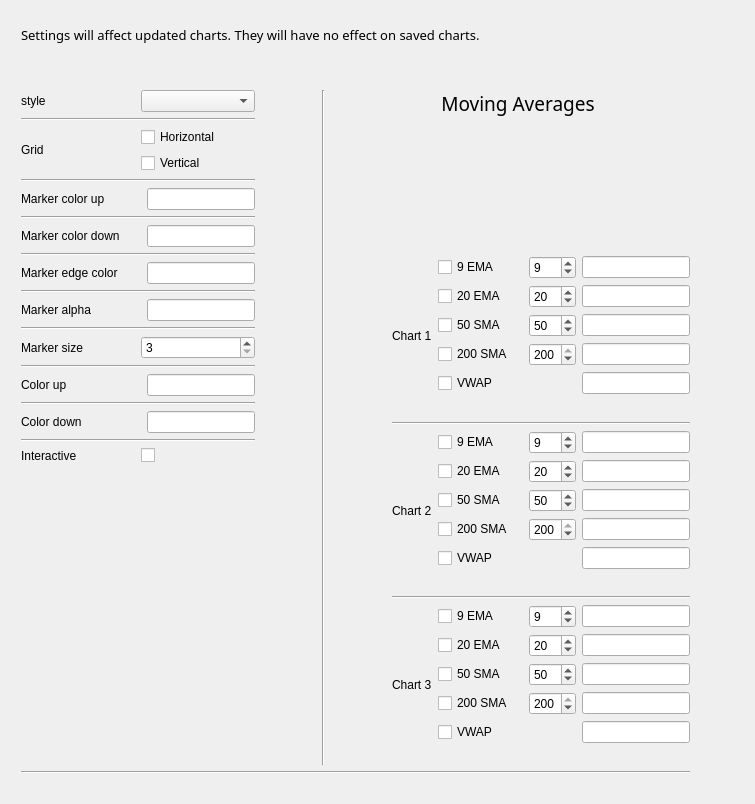
<?xml version="1.0" encoding="UTF-8"?>
<ui version="4.0">
 <class>Form</class>
 <widget class="QWidget" name="Form">
  <property name="geometry">
   <rect>
    <x>0</x>
    <y>0</y>
    <width>755</width>
    <height>804</height>
   </rect>
  </property>
  <property name="windowTitle">
   <string>Chart Configuration</string>
  </property>
  <property name="windowIcon">
   <iconset>
    <normaloff>../../images/ZSLogo.png</normaloff>../../images/ZSLogo.png</iconset>
  </property>
  <widget class="QWidget" name="layoutWidget">
   <property name="geometry">
    <rect>
     <x>21</x>
     <y>26</y>
     <width>669</width>
     <height>748</height>
    </rect>
   </property>
   <layout class="QVBoxLayout" name="verticalLayout_9">
    <item>
     <layout class="QVBoxLayout" name="verticalLayout_8">
      <item>
       <widget class="QLabel" name="label_13">
        <property name="font">
         <font>
          <family>Arial Rounded MT Bold</family>
          <pointsize>10</pointsize>
         </font>
        </property>
        <property name="text">
         <string>Settings will affect updated charts. They will have no effect on saved charts.</string>
        </property>
       </widget>
      </item>
      <item>
       <spacer name="verticalSpacer">
        <property name="orientation">
         <enum>Qt::Vertical</enum>
        </property>
        <property name="sizeType">
         <enum>QSizePolicy::Minimum</enum>
        </property>
        <property name="sizeHint" stdset="0">
         <size>
          <width>20</width>
          <height>40</height>
         </size>
        </property>
       </spacer>
      </item>
     </layout>
    </item>
    <item>
     <layout class="QHBoxLayout" name="horizontalLayout_29">
      <item>
       <layout class="QVBoxLayout" name="verticalLayout_7">
        <item>
         <layout class="QHBoxLayout" name="horizontalLayout_19">
          <item>
           <widget class="QLabel" name="label">
            <property name="text">
             <string>style</string>
            </property>
           </widget>
          </item>
          <item>
           <widget class="QComboBox" name="styleCb"/>
          </item>
         </layout>
        </item>
        <item>
         <widget class="Line" name="line_4">
          <property name="orientation">
           <enum>Qt::Horizontal</enum>
          </property>
         </widget>
        </item>
        <item>
         <layout class="QHBoxLayout" name="horizontalLayout_20">
          <item>
           <widget class="QLabel" name="label_8">
            <property name="text">
             <string>Grid</string>
            </property>
           </widget>
          </item>
          <item>
           <layout class="QVBoxLayout" name="verticalLayout_6">
            <item>
             <widget class="QCheckBox" name="gridhCb">
              <property name="text">
               <string>Horizontal</string>
              </property>
             </widget>
            </item>
            <item>
             <widget class="QCheckBox" name="gridvCb">
              <property name="text">
               <string>Vertical</string>
              </property>
             </widget>
            </item>
           </layout>
          </item>
         </layout>
        </item>
        <item>
         <widget class="Line" name="line_5">
          <property name="orientation">
           <enum>Qt::Horizontal</enum>
          </property>
         </widget>
        </item>
        <item>
         <layout class="QHBoxLayout" name="horizontalLayout_21">
          <item>
           <widget class="QLabel" name="label_2">
            <property name="sizePolicy">
             <sizepolicy hsizetype="Fixed" vsizetype="Preferred">
              <horstretch>0</horstretch>
              <verstretch>0</verstretch>
             </sizepolicy>
            </property>
            <property name="minimumSize">
             <size>
              <width>120</width>
              <height>0</height>
             </size>
            </property>
            <property name="maximumSize">
             <size>
              <width>120</width>
              <height>16777215</height>
             </size>
            </property>
            <property name="text">
             <string>Marker color up</string>
            </property>
           </widget>
          </item>
          <item>
           <widget class="QLineEdit" name="markerColorUp"/>
          </item>
         </layout>
        </item>
        <item>
         <widget class="Line" name="line_12">
          <property name="orientation">
           <enum>Qt::Horizontal</enum>
          </property>
         </widget>
        </item>
        <item>
         <layout class="QHBoxLayout" name="horizontalLayout_22">
          <item>
           <widget class="QLabel" name="label_14">
            <property name="sizePolicy">
             <sizepolicy hsizetype="Fixed" vsizetype="Preferred">
              <horstretch>0</horstretch>
              <verstretch>0</verstretch>
             </sizepolicy>
            </property>
            <property name="minimumSize">
             <size>
              <width>120</width>
              <height>0</height>
             </size>
            </property>
            <property name="maximumSize">
             <size>
              <width>120</width>
              <height>16777215</height>
             </size>
            </property>
            <property name="text">
             <string>Marker color down</string>
            </property>
           </widget>
          </item>
          <item>
           <widget class="QLineEdit" name="markerColorDown"/>
          </item>
         </layout>
        </item>
        <item>
         <widget class="Line" name="line_6">
          <property name="orientation">
           <enum>Qt::Horizontal</enum>
          </property>
         </widget>
        </item>
        <item>
         <layout class="QHBoxLayout" name="horizontalLayout_23">
          <item>
           <widget class="QLabel" name="label_3">
            <property name="sizePolicy">
             <sizepolicy hsizetype="Fixed" vsizetype="Preferred">
              <horstretch>0</horstretch>
              <verstretch>0</verstretch>
             </sizepolicy>
            </property>
            <property name="minimumSize">
             <size>
              <width>120</width>
              <height>0</height>
             </size>
            </property>
            <property name="maximumSize">
             <size>
              <width>120</width>
              <height>16777215</height>
             </size>
            </property>
            <property name="text">
             <string>Marker edge color</string>
            </property>
           </widget>
          </item>
          <item>
           <widget class="QLineEdit" name="markerEdgeColor"/>
          </item>
         </layout>
        </item>
        <item>
         <widget class="Line" name="line_7">
          <property name="orientation">
           <enum>Qt::Horizontal</enum>
          </property>
         </widget>
        </item>
        <item>
         <layout class="QHBoxLayout" name="horizontalLayout_24">
          <item>
           <widget class="QLabel" name="label_4">
            <property name="sizePolicy">
             <sizepolicy hsizetype="Fixed" vsizetype="Preferred">
              <horstretch>0</horstretch>
              <verstretch>0</verstretch>
             </sizepolicy>
            </property>
            <property name="minimumSize">
             <size>
              <width>120</width>
              <height>0</height>
             </size>
            </property>
            <property name="maximumSize">
             <size>
              <width>120</width>
              <height>16777215</height>
             </size>
            </property>
            <property name="text">
             <string>Marker alpha</string>
            </property>
           </widget>
          </item>
          <item>
           <widget class="QLineEdit" name="markerAlpha">
            <property name="toolTip">
             <string>&lt;html&gt;&lt;head/&gt;&lt;body&gt;&lt;p&gt;Values between 0 and 1&lt;/p&gt;&lt;/body&gt;&lt;/html&gt;</string>
            </property>
           </widget>
          </item>
         </layout>
        </item>
        <item>
         <widget class="Line" name="line_13">
          <property name="orientation">
           <enum>Qt::Horizontal</enum>
          </property>
         </widget>
        </item>
        <item>
         <layout class="QHBoxLayout" name="horizontalLayout_25">
          <item>
           <widget class="QLabel" name="label_15">
            <property name="text">
             <string>Marker size</string>
            </property>
           </widget>
          </item>
          <item>
           <widget class="QSpinBox" name="markerSize">
            <property name="minimum">
             <number>3</number>
            </property>
            <property name="maximum">
             <number>200</number>
            </property>
           </widget>
          </item>
         </layout>
        </item>
        <item>
         <widget class="Line" name="line_8">
          <property name="orientation">
           <enum>Qt::Horizontal</enum>
          </property>
         </widget>
        </item>
        <item>
         <layout class="QHBoxLayout" name="horizontalLayout_26">
          <item>
           <widget class="QLabel" name="label_6">
            <property name="sizePolicy">
             <sizepolicy hsizetype="Fixed" vsizetype="Preferred">
              <horstretch>0</horstretch>
              <verstretch>0</verstretch>
             </sizepolicy>
            </property>
            <property name="minimumSize">
             <size>
              <width>120</width>
              <height>0</height>
             </size>
            </property>
            <property name="maximumSize">
             <size>
              <width>120</width>
              <height>16777215</height>
             </size>
            </property>
            <property name="text">
             <string>Color up</string>
            </property>
           </widget>
          </item>
          <item>
           <widget class="QLineEdit" name="colorUp"/>
          </item>
         </layout>
        </item>
        <item>
         <widget class="Line" name="line_9">
          <property name="orientation">
           <enum>Qt::Horizontal</enum>
          </property>
         </widget>
        </item>
        <item>
         <layout class="QHBoxLayout" name="horizontalLayout_27">
          <item>
           <widget class="QLabel" name="label_7">
            <property name="sizePolicy">
             <sizepolicy hsizetype="Fixed" vsizetype="Preferred">
              <horstretch>0</horstretch>
              <verstretch>0</verstretch>
             </sizepolicy>
            </property>
            <property name="minimumSize">
             <size>
              <width>120</width>
              <height>0</height>
             </size>
            </property>
            <property name="maximumSize">
             <size>
              <width>120</width>
              <height>16777215</height>
             </size>
            </property>
            <property name="text">
             <string>Color down</string>
            </property>
           </widget>
          </item>
          <item>
           <widget class="QLineEdit" name="colorDown"/>
          </item>
         </layout>
        </item>
        <item>
         <widget class="Line" name="line_10">
          <property name="orientation">
           <enum>Qt::Horizontal</enum>
          </property>
         </widget>
        </item>
        <item>
         <layout class="QHBoxLayout" name="horizontalLayout_28">
          <item>
           <widget class="QLabel" name="label_9">
            <property name="text">
             <string>Interactive</string>
            </property>
           </widget>
          </item>
          <item>
           <widget class="QCheckBox" name="interactive">
            <property name="text">
             <string/>
            </property>
           </widget>
          </item>
         </layout>
        </item>
        <item>
         <spacer name="verticalSpacer_5">
          <property name="orientation">
           <enum>Qt::Vertical</enum>
          </property>
          <property name="sizeHint" stdset="0">
           <size>
            <width>20</width>
            <height>128</height>
           </size>
          </property>
         </spacer>
        </item>
       </layout>
      </item>
      <item>
       <spacer name="horizontalSpacer_4">
        <property name="orientation">
         <enum>Qt::Horizontal</enum>
        </property>
        <property name="sizeHint" stdset="0">
         <size>
          <width>13</width>
          <height>20</height>
         </size>
        </property>
       </spacer>
      </item>
      <item>
       <widget class="Line" name="line_3">
        <property name="orientation">
         <enum>Qt::Vertical</enum>
        </property>
       </widget>
      </item>
      <item>
       <spacer name="horizontalSpacer_5">
        <property name="orientation">
         <enum>Qt::Horizontal</enum>
        </property>
        <property name="sizeHint" stdset="0">
         <size>
          <width>13</width>
          <height>20</height>
         </size>
        </property>
       </spacer>
      </item>
      <item>
       <layout class="QVBoxLayout" name="verticalLayout_5">
        <item>
         <layout class="QVBoxLayout" name="verticalLayout_4">
          <item>
           <widget class="QLabel" name="label_5">
            <property name="font">
             <font>
              <family>Arial Rounded MT Bold</family>
              <pointsize>14</pointsize>
             </font>
            </property>
            <property name="text">
             <string>          Moving Averages</string>
            </property>
           </widget>
          </item>
          <item>
           <spacer name="verticalSpacer_2">
            <property name="orientation">
             <enum>Qt::Vertical</enum>
            </property>
            <property name="sizeHint" stdset="0">
             <size>
              <width>20</width>
              <height>18</height>
             </size>
            </property>
           </spacer>
          </item>
         </layout>
        </item>
        <item>
         <layout class="QHBoxLayout" name="horizontalLayout_18">
          <item>
           <widget class="QLabel" name="label_10">
            <property name="text">
             <string>Chart 1</string>
            </property>
           </widget>
          </item>
          <item>
           <layout class="QVBoxLayout" name="verticalLayout_3">
            <item>
             <layout class="QHBoxLayout" name="horizontalLayout">
              <item>
               <widget class="QCheckBox" name="chart1MA1">
                <property name="sizePolicy">
                 <sizepolicy hsizetype="Fixed" vsizetype="Fixed">
                  <horstretch>0</horstretch>
                  <verstretch>0</verstretch>
                 </sizepolicy>
                </property>
                <property name="minimumSize">
                 <size>
                  <width>85</width>
                  <height>0</height>
                 </size>
                </property>
                <property name="maximumSize">
                 <size>
                  <width>85</width>
                  <height>16777215</height>
                 </size>
                </property>
                <property name="text">
                 <string>9 EMA</string>
                </property>
               </widget>
              </item>
              <item>
               <widget class="QSpinBox" name="chart1MA1Spin">
                <property name="minimum">
                 <number>5</number>
                </property>
                <property name="maximum">
                 <number>200</number>
                </property>
                <property name="value">
                 <number>9</number>
                </property>
               </widget>
              </item>
              <item>
               <widget class="QLineEdit" name="chart1MA1Color"/>
              </item>
             </layout>
            </item>
            <item>
             <layout class="QHBoxLayout" name="horizontalLayout_2">
              <item>
               <widget class="QCheckBox" name="chart1MA2">
                <property name="sizePolicy">
                 <sizepolicy hsizetype="Fixed" vsizetype="Fixed">
                  <horstretch>0</horstretch>
                  <verstretch>0</verstretch>
                 </sizepolicy>
                </property>
                <property name="minimumSize">
                 <size>
                  <width>85</width>
                  <height>0</height>
                 </size>
                </property>
                <property name="maximumSize">
                 <size>
                  <width>85</width>
                  <height>16777215</height>
                 </size>
                </property>
                <property name="text">
                 <string>20 EMA</string>
                </property>
               </widget>
              </item>
              <item>
               <widget class="QSpinBox" name="chart1MA2Spin">
                <property name="minimum">
                 <number>5</number>
                </property>
                <property name="maximum">
                 <number>200</number>
                </property>
                <property name="value">
                 <number>20</number>
                </property>
               </widget>
              </item>
              <item>
               <widget class="QLineEdit" name="chart1MA2Color"/>
              </item>
             </layout>
            </item>
            <item>
             <layout class="QHBoxLayout" name="horizontalLayout_3">
              <item>
               <widget class="QCheckBox" name="chart1MA3">
                <property name="sizePolicy">
                 <sizepolicy hsizetype="Fixed" vsizetype="Fixed">
                  <horstretch>0</horstretch>
                  <verstretch>0</verstretch>
                 </sizepolicy>
                </property>
                <property name="minimumSize">
                 <size>
                  <width>85</width>
                  <height>0</height>
                 </size>
                </property>
                <property name="maximumSize">
                 <size>
                  <width>85</width>
                  <height>16777215</height>
                 </size>
                </property>
                <property name="text">
                 <string>50 SMA</string>
                </property>
               </widget>
              </item>
              <item>
               <widget class="QSpinBox" name="chart1MA3Spin">
                <property name="minimum">
                 <number>5</number>
                </property>
                <property name="maximum">
                 <number>200</number>
                </property>
                <property name="value">
                 <number>50</number>
                </property>
               </widget>
              </item>
              <item>
               <widget class="QLineEdit" name="chart1MA3Color"/>
              </item>
             </layout>
            </item>
            <item>
             <layout class="QHBoxLayout" name="horizontalLayout_4">
              <item>
               <widget class="QCheckBox" name="chart1MA4">
                <property name="sizePolicy">
                 <sizepolicy hsizetype="Fixed" vsizetype="Fixed">
                  <horstretch>0</horstretch>
                  <verstretch>0</verstretch>
                 </sizepolicy>
                </property>
                <property name="minimumSize">
                 <size>
                  <width>85</width>
                  <height>0</height>
                 </size>
                </property>
                <property name="maximumSize">
                 <size>
                  <width>85</width>
                  <height>16777215</height>
                 </size>
                </property>
                <property name="text">
                 <string>200 SMA</string>
                </property>
               </widget>
              </item>
              <item>
               <widget class="QSpinBox" name="chart1MA4Spin">
                <property name="minimum">
                 <number>5</number>
                </property>
                <property name="maximum">
                 <number>200</number>
                </property>
                <property name="value">
                 <number>200</number>
                </property>
               </widget>
              </item>
              <item>
               <widget class="QLineEdit" name="chart1MA4Color"/>
              </item>
             </layout>
            </item>
            <item>
             <layout class="QHBoxLayout" name="horizontalLayout_5">
              <item>
               <widget class="QCheckBox" name="chart1VWAP">
                <property name="text">
                 <string>VWAP</string>
                </property>
               </widget>
              </item>
              <item>
               <spacer name="horizontalSpacer">
                <property name="orientation">
                 <enum>Qt::Horizontal</enum>
                </property>
                <property name="sizeHint" stdset="0">
                 <size>
                  <width>58</width>
                  <height>20</height>
                 </size>
                </property>
               </spacer>
              </item>
              <item>
               <widget class="QLineEdit" name="chart1VWAPColor"/>
              </item>
             </layout>
            </item>
            <item>
             <spacer name="verticalSpacer_3">
              <property name="orientation">
               <enum>Qt::Vertical</enum>
              </property>
              <property name="sizeHint" stdset="0">
               <size>
                <width>20</width>
                <height>18</height>
               </size>
              </property>
             </spacer>
            </item>
           </layout>
          </item>
         </layout>
        </item>
        <item>
         <widget class="Line" name="line">
          <property name="orientation">
           <enum>Qt::Horizontal</enum>
          </property>
         </widget>
        </item>
        <item>
         <layout class="QHBoxLayout" name="horizontalLayout_17">
          <item>
           <widget class="QLabel" name="label_11">
            <property name="text">
             <string>Chart 2</string>
            </property>
           </widget>
          </item>
          <item>
           <layout class="QVBoxLayout" name="verticalLayout_2">
            <item>
             <layout class="QHBoxLayout" name="horizontalLayout_6">
              <item>
               <widget class="QCheckBox" name="chart2MA1">
                <property name="sizePolicy">
                 <sizepolicy hsizetype="Fixed" vsizetype="Fixed">
                  <horstretch>0</horstretch>
                  <verstretch>0</verstretch>
                 </sizepolicy>
                </property>
                <property name="minimumSize">
                 <size>
                  <width>85</width>
                  <height>0</height>
                 </size>
                </property>
                <property name="maximumSize">
                 <size>
                  <width>85</width>
                  <height>16777215</height>
                 </size>
                </property>
                <property name="text">
                 <string>9 EMA</string>
                </property>
               </widget>
              </item>
              <item>
               <widget class="QSpinBox" name="chart2MA1Spin">
                <property name="minimum">
                 <number>5</number>
                </property>
                <property name="maximum">
                 <number>200</number>
                </property>
                <property name="value">
                 <number>9</number>
                </property>
               </widget>
              </item>
              <item>
               <widget class="QLineEdit" name="chart2MA1Color"/>
              </item>
             </layout>
            </item>
            <item>
             <layout class="QHBoxLayout" name="horizontalLayout_7">
              <item>
               <widget class="QCheckBox" name="chart2MA2">
                <property name="sizePolicy">
                 <sizepolicy hsizetype="Fixed" vsizetype="Fixed">
                  <horstretch>0</horstretch>
                  <verstretch>0</verstretch>
                 </sizepolicy>
                </property>
                <property name="minimumSize">
                 <size>
                  <width>85</width>
                  <height>0</height>
                 </size>
                </property>
                <property name="maximumSize">
                 <size>
                  <width>85</width>
                  <height>16777215</height>
                 </size>
                </property>
                <property name="text">
                 <string>20 EMA</string>
                </property>
               </widget>
              </item>
              <item>
               <widget class="QSpinBox" name="chart2MA2Spin">
                <property name="minimum">
                 <number>5</number>
                </property>
                <property name="maximum">
                 <number>200</number>
                </property>
                <property name="value">
                 <number>20</number>
                </property>
               </widget>
              </item>
              <item>
               <widget class="QLineEdit" name="chart2MA2Color"/>
              </item>
             </layout>
            </item>
            <item>
             <layout class="QHBoxLayout" name="horizontalLayout_8">
              <item>
               <widget class="QCheckBox" name="chart2MA3">
                <property name="sizePolicy">
                 <sizepolicy hsizetype="Fixed" vsizetype="Fixed">
                  <horstretch>0</horstretch>
                  <verstretch>0</verstretch>
                 </sizepolicy>
                </property>
                <property name="minimumSize">
                 <size>
                  <width>85</width>
                  <height>0</height>
                 </size>
                </property>
                <property name="maximumSize">
                 <size>
                  <width>85</width>
                  <height>16777215</height>
                 </size>
                </property>
                <property name="text">
                 <string>50 SMA</string>
                </property>
               </widget>
              </item>
              <item>
               <widget class="QSpinBox" name="chart2MA3Spin">
                <property name="minimum">
                 <number>5</number>
                </property>
                <property name="maximum">
                 <number>200</number>
                </property>
                <property name="value">
                 <number>50</number>
                </property>
               </widget>
              </item>
              <item>
               <widget class="QLineEdit" name="chart2MA3Color"/>
              </item>
             </layout>
            </item>
            <item>
             <layout class="QHBoxLayout" name="horizontalLayout_9">
              <item>
               <widget class="QCheckBox" name="chart2MA4">
                <property name="sizePolicy">
                 <sizepolicy hsizetype="Fixed" vsizetype="Fixed">
                  <horstretch>0</horstretch>
                  <verstretch>0</verstretch>
                 </sizepolicy>
                </property>
                <property name="minimumSize">
                 <size>
                  <width>85</width>
                  <height>0</height>
                 </size>
                </property>
                <property name="maximumSize">
                 <size>
                  <width>85</width>
                  <height>16777215</height>
                 </size>
                </property>
                <property name="text">
                 <string>200 SMA</string>
                </property>
               </widget>
              </item>
              <item>
               <widget class="QSpinBox" name="chart2MA4Spin">
                <property name="minimum">
                 <number>5</number>
                </property>
                <property name="maximum">
                 <number>200</number>
                </property>
                <property name="value">
                 <number>200</number>
                </property>
               </widget>
              </item>
              <item>
               <widget class="QLineEdit" name="chart2MA4Color"/>
              </item>
             </layout>
            </item>
            <item>
             <layout class="QHBoxLayout" name="horizontalLayout_10">
              <item>
               <widget class="QCheckBox" name="chart2VWAP">
                <property name="text">
                 <string>VWAP</string>
                </property>
               </widget>
              </item>
              <item>
               <spacer name="horizontalSpacer_2">
                <property name="orientation">
                 <enum>Qt::Horizontal</enum>
                </property>
                <property name="sizeHint" stdset="0">
                 <size>
                  <width>58</width>
                  <height>20</height>
                 </size>
                </property>
               </spacer>
              </item>
              <item>
               <widget class="QLineEdit" name="chart2VWAPColor"/>
              </item>
             </layout>
            </item>
            <item>
             <spacer name="verticalSpacer_4">
              <property name="orientation">
               <enum>Qt::Vertical</enum>
              </property>
              <property name="sizeHint" stdset="0">
               <size>
                <width>20</width>
                <height>18</height>
               </size>
              </property>
             </spacer>
            </item>
           </layout>
          </item>
         </layout>
        </item>
        <item>
         <widget class="Line" name="line_2">
          <property name="orientation">
           <enum>Qt::Horizontal</enum>
          </property>
         </widget>
        </item>
        <item>
         <layout class="QHBoxLayout" name="horizontalLayout_16">
          <item>
           <widget class="QLabel" name="label_12">
            <property name="text">
             <string>Chart 3</string>
            </property>
           </widget>
          </item>
          <item>
           <layout class="QVBoxLayout" name="verticalLayout">
            <item>
             <layout class="QHBoxLayout" name="horizontalLayout_11">
              <item>
               <widget class="QCheckBox" name="chart3MA1">
                <property name="sizePolicy">
                 <sizepolicy hsizetype="Fixed" vsizetype="Fixed">
                  <horstretch>0</horstretch>
                  <verstretch>0</verstretch>
                 </sizepolicy>
                </property>
                <property name="minimumSize">
                 <size>
                  <width>85</width>
                  <height>0</height>
                 </size>
                </property>
                <property name="maximumSize">
                 <size>
                  <width>85</width>
                  <height>16777215</height>
                 </size>
                </property>
                <property name="text">
                 <string>9 EMA</string>
                </property>
               </widget>
              </item>
              <item>
               <widget class="QSpinBox" name="chart3MA1Spin">
                <property name="minimum">
                 <number>5</number>
                </property>
                <property name="maximum">
                 <number>200</number>
                </property>
                <property name="value">
                 <number>9</number>
                </property>
               </widget>
              </item>
              <item>
               <widget class="QLineEdit" name="chart3MA1Color"/>
              </item>
             </layout>
            </item>
            <item>
             <layout class="QHBoxLayout" name="horizontalLayout_12">
              <item>
               <widget class="QCheckBox" name="chart3MA2">
                <property name="sizePolicy">
                 <sizepolicy hsizetype="Fixed" vsizetype="Fixed">
                  <horstretch>0</horstretch>
                  <verstretch>0</verstretch>
                 </sizepolicy>
                </property>
                <property name="minimumSize">
                 <size>
                  <width>85</width>
                  <height>0</height>
                 </size>
                </property>
                <property name="maximumSize">
                 <size>
                  <width>85</width>
                  <height>16777215</height>
                 </size>
                </property>
                <property name="text">
                 <string>20 EMA</string>
                </property>
               </widget>
              </item>
              <item>
               <widget class="QSpinBox" name="chart3MA2Spin">
                <property name="minimum">
                 <number>5</number>
                </property>
                <property name="maximum">
                 <number>200</number>
                </property>
                <property name="value">
                 <number>20</number>
                </property>
               </widget>
              </item>
              <item>
               <widget class="QLineEdit" name="chart3MA2Color"/>
              </item>
             </layout>
            </item>
            <item>
             <layout class="QHBoxLayout" name="horizontalLayout_13">
              <item>
               <widget class="QCheckBox" name="chart3MA3">
                <property name="sizePolicy">
                 <sizepolicy hsizetype="Fixed" vsizetype="Fixed">
                  <horstretch>0</horstretch>
                  <verstretch>0</verstretch>
                 </sizepolicy>
                </property>
                <property name="minimumSize">
                 <size>
                  <width>85</width>
                  <height>0</height>
                 </size>
                </property>
                <property name="maximumSize">
                 <size>
                  <width>85</width>
                  <height>16777215</height>
                 </size>
                </property>
                <property name="text">
                 <string>50 SMA</string>
                </property>
               </widget>
              </item>
              <item>
               <widget class="QSpinBox" name="chart3MA3Spin">
                <property name="minimum">
                 <number>5</number>
                </property>
                <property name="maximum">
                 <number>200</number>
                </property>
                <property name="value">
                 <number>50</number>
                </property>
               </widget>
              </item>
              <item>
               <widget class="QLineEdit" name="chart3MA3Color"/>
              </item>
             </layout>
            </item>
            <item>
             <layout class="QHBoxLayout" name="horizontalLayout_14">
              <item>
               <widget class="QCheckBox" name="chart3MA4">
                <property name="sizePolicy">
                 <sizepolicy hsizetype="Fixed" vsizetype="Fixed">
                  <horstretch>0</horstretch>
                  <verstretch>0</verstretch>
                 </sizepolicy>
                </property>
                <property name="minimumSize">
                 <size>
                  <width>85</width>
                  <height>0</height>
                 </size>
                </property>
                <property name="maximumSize">
                 <size>
                  <width>85</width>
                  <height>16777215</height>
                 </size>
                </property>
                <property name="text">
                 <string>200 SMA</string>
                </property>
               </widget>
              </item>
              <item>
               <widget class="QSpinBox" name="chart3MA4Spin">
                <property name="minimum">
                 <number>5</number>
                </property>
                <property name="maximum">
                 <number>200</number>
                </property>
                <property name="value">
                 <number>200</number>
                </property>
               </widget>
              </item>
              <item>
               <widget class="QLineEdit" name="chart3MA4Color"/>
              </item>
             </layout>
            </item>
            <item>
             <layout class="QHBoxLayout" name="horizontalLayout_15">
              <item>
               <widget class="QCheckBox" name="chart3VWAP">
                <property name="text">
                 <string>VWAP</string>
                </property>
               </widget>
              </item>
              <item>
               <spacer name="horizontalSpacer_3">
                <property name="orientation">
                 <enum>Qt::Horizontal</enum>
                </property>
                <property name="sizeHint" stdset="0">
                 <size>
                  <width>58</width>
                  <height>20</height>
                 </size>
                </property>
               </spacer>
              </item>
              <item>
               <widget class="QLineEdit" name="chart3VWAPColor"/>
              </item>
             </layout>
            </item>
            <item>
             <spacer name="verticalSpacer_6">
              <property name="orientation">
               <enum>Qt::Vertical</enum>
              </property>
              <property name="sizeHint" stdset="0">
               <size>
                <width>20</width>
                <height>18</height>
               </size>
              </property>
             </spacer>
            </item>
           </layout>
          </item>
         </layout>
        </item>
       </layout>
      </item>
     </layout>
    </item>
    <item>
     <widget class="Line" name="line_11">
      <property name="orientation">
       <enum>Qt::Horizontal</enum>
      </property>
     </widget>
    </item>
   </layout>
  </widget>
 </widget>
 <resources/>
 <connections/>
</ui>
